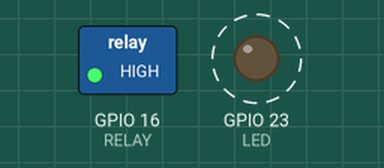
Simulated run of this sketch. Board: ESP32. On the bench: switched loads named in the sketch (green lamp = pin HIGH), output pins drawn as LEDs (lit = HIGH). Dashed ring = blinking.

Above: at 0.1 s.
Timing chart, 0 to 3.0 s (numbered marks = the images above):
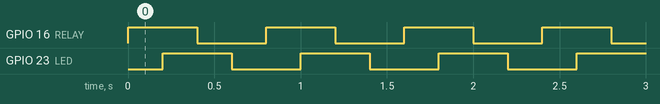

The sketch:

ESP32_IO_TEST.ino
```cpp
#define RELAY          16
#define LED            23

void setup()
{
 pinMode(RELAY, OUTPUT);      //输出模式
 pinMode(LED, OUTPUT);      //输出模式
 digitalWrite(RELAY,LOW );    //IO默认关闭
 digitalWrite(LED,LOW );    //IO默认关闭
}

void loop()
{
  digitalWrite(RELAY,HIGH );
  delay(200); //延时0.2S
  digitalWrite(LED,HIGH );
  delay(200); //延时0.2S

  digitalWrite(RELAY,LOW );
  delay(200); //延时0.2S
  digitalWrite(LED,LOW );
  delay(200); //延时0.2S

}
```

Measured:
- by itself, GPIO 16 (RELAY), GPIO 23 (LED): alternates HIGH for 0.40 s and LOW for 0.40 s
- by itself, everything shown: repeats every 0.80 s, in 4 steps
